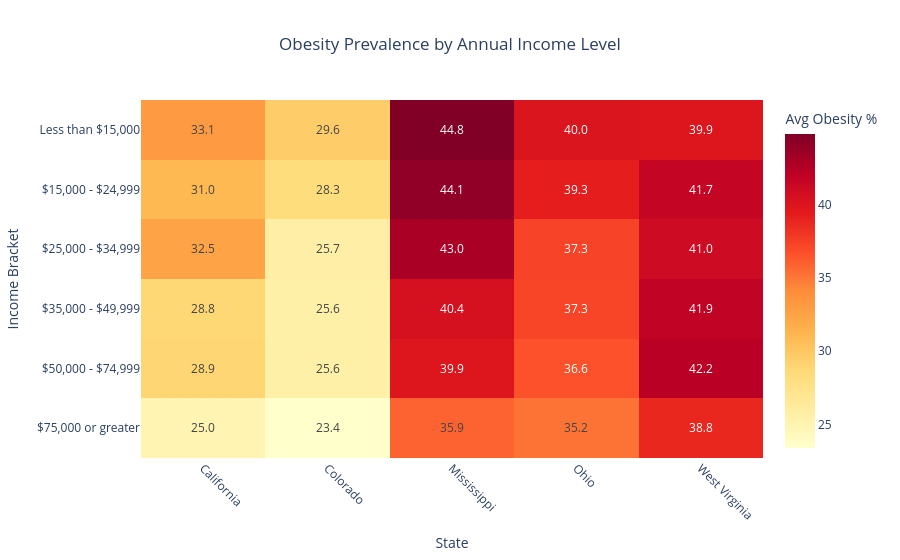

Source (notebook cell):
### Code cell
##Change above chart to Plotly Express for DASH
#The following information is defined above:
income_summary = income_npa.groupby(['LocationDesc', 'Stratification1'])['Data_Value'].mean().reset_index()
pivot_income = income_summary.pivot(index='Stratification1', columns='LocationDesc', values='Data_Value')
pivot_income = pivot_income.reindex([i for i in income_order if i in pivot_income.index])

#Heatmap
fig3 = px.imshow(
    pivot_income,
    labels=dict(x="State", y="Income Bracket", color="Avg Obesity %"),
    x=pivot_income.columns,
    y=pivot_income.index,
    text_auto=".1f",             
    aspect="auto",        
    color_continuous_scale="YlOrRd", 
    title='Obesity Prevalence by Annual Income Level')

#Layout Information
fig3.update_xaxes(side="bottom", tickangle=45)
fig3.update_layout(
    title_x=0.5,
    yaxis_title="Income Bracket",
    xaxis_title="State")

### Figure 1 — Plotly figure (JSON) as saved in the notebook; plotly's stock layout.template omitted (floating-point values rounded to 4 significant figures)
{"data": [{"coloraxis": "coloraxis", "hovertemplate": "State: %{x}<br>Income Bracket: %{y}<br>Avg Obesity %: %{z}<extra></extra>", "name": "0", "texttemplate": "%{z:.1f}", "type": "heatmap", "x": ["California", "Colorado", "Mississippi", "Ohio", "West Virginia"], "xaxis": "x", "y": ["Less than $15,000", "$15,000 - $24,999", "$25,000 - $34,999", "$35,000 - $49,999", "$50,000 - $74,999", "$75,000 or greater"], "yaxis": "y", "z": [[33.14, 29.61, 44.83, 40.02, 39.92], [30.98, 28.28, 44.1, 39.31, 41.68], [32.5, 25.7, 42.96, 37.33, 41.02], [28.8, 25.57, 40.37, 37.26, 41.88], [28.92, 25.61, 39.92, 36.64, 42.22], [24.96, 23.39, 35.89, 35.2, 38.81]]}], "layout": {"coloraxis": {"colorbar": {"title": {"text": "Avg Obesity %"}}, "colorscale": [[0, "rgb(255,255,204)"], [0.125, "rgb(255,237,160)"], [0.25, "rgb(254,217,118)"], [0.375, "rgb(254,178,76)"], [0.5, "rgb(253,141,60)"], [0.625, "rgb(252,78,42)"], [0.75, "rgb(227,26,28)"], [0.875, "rgb(189,0,38)"], [1, "rgb(128,0,38)"]]}, "title": {"text": "Obesity Prevalence by Annual Income Level", "x": 0.5}, "xaxis": {"anchor": "y", "domain": [0, 1], "side": "bottom", "tickangle": 45, "title": {"text": "State"}}, "yaxis": {"anchor": "x", "autorange": "reversed", "domain": [0, 1], "title": {"text": "Income Bracket"}}}}
